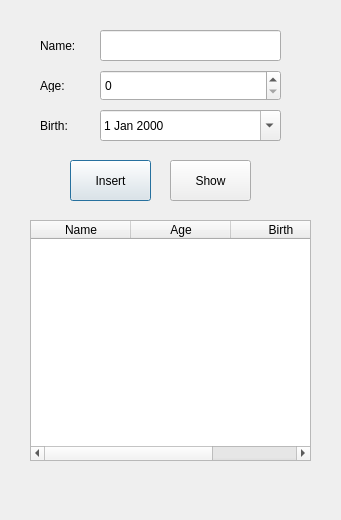
<?xml version="1.0" encoding="UTF-8"?>
<ui version="4.0">
 <class>Dialog</class>
 <widget class="QDialog" name="Dialog">
  <property name="geometry">
   <rect>
    <x>0</x>
    <y>0</y>
    <width>341</width>
    <height>520</height>
   </rect>
  </property>
  <property name="windowTitle">
   <string>Dialog</string>
  </property>
  <widget class="QLabel" name="label">
   <property name="geometry">
    <rect>
     <x>40</x>
     <y>40</y>
     <width>56</width>
     <height>12</height>
    </rect>
   </property>
   <property name="text">
    <string>Name:</string>
   </property>
  </widget>
  <widget class="QLabel" name="label_2">
   <property name="geometry">
    <rect>
     <x>40</x>
     <y>80</y>
     <width>56</width>
     <height>12</height>
    </rect>
   </property>
   <property name="text">
    <string>Age:</string>
   </property>
  </widget>
  <widget class="QLabel" name="label_3">
   <property name="geometry">
    <rect>
     <x>40</x>
     <y>120</y>
     <width>56</width>
     <height>12</height>
    </rect>
   </property>
   <property name="text">
    <string>Birth:</string>
   </property>
  </widget>
  <widget class="QLineEdit" name="lineEdit">
   <property name="geometry">
    <rect>
     <x>100</x>
     <y>30</y>
     <width>181</width>
     <height>31</height>
    </rect>
   </property>
  </widget>
  <widget class="QSpinBox" name="spinBox">
   <property name="geometry">
    <rect>
     <x>100</x>
     <y>70</y>
     <width>181</width>
     <height>31</height>
    </rect>
   </property>
  </widget>
  <widget class="QDateEdit" name="dateEdit">
   <property name="geometry">
    <rect>
     <x>100</x>
     <y>110</y>
     <width>181</width>
     <height>31</height>
    </rect>
   </property>
   <property name="calendarPopup">
    <bool>true</bool>
   </property>
  </widget>
  <widget class="QPushButton" name="insertPushButton">
   <property name="geometry">
    <rect>
     <x>70</x>
     <y>160</y>
     <width>81</width>
     <height>41</height>
    </rect>
   </property>
   <property name="text">
    <string>Insert</string>
   </property>
  </widget>
  <widget class="QPushButton" name="showPushButton">
   <property name="geometry">
    <rect>
     <x>170</x>
     <y>160</y>
     <width>81</width>
     <height>41</height>
    </rect>
   </property>
   <property name="text">
    <string>Show</string>
   </property>
  </widget>
  <widget class="QTableWidget" name="tableWidget">
   <property name="geometry">
    <rect>
     <x>30</x>
     <y>220</y>
     <width>281</width>
     <height>241</height>
    </rect>
   </property>
   <column>
    <property name="text">
     <string>Name</string>
    </property>
   </column>
   <column>
    <property name="text">
     <string>Age</string>
    </property>
   </column>
   <column>
    <property name="text">
     <string>Birth</string>
    </property>
   </column>
  </widget>
 </widget>
 <resources/>
 <connections/>
</ui>
